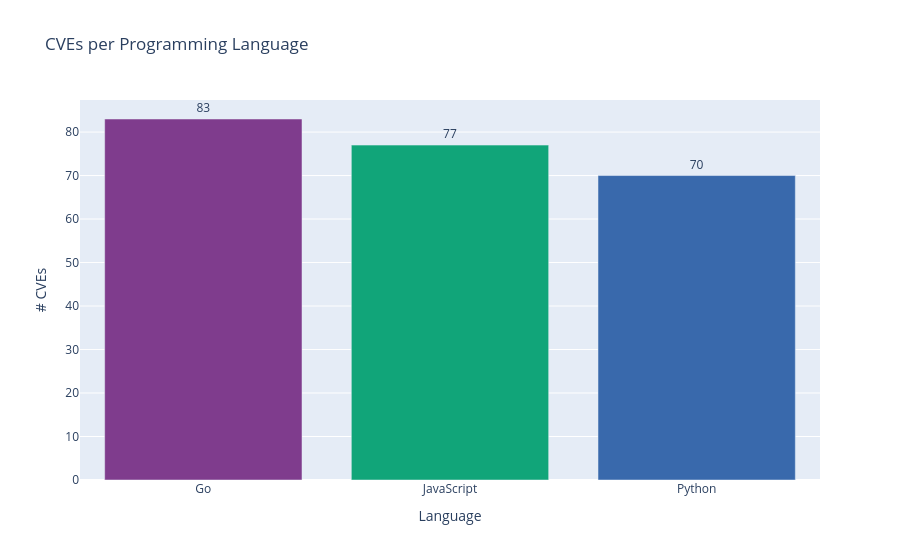

Notebook code for this chart:
### Code cell
# ── Bar chart: CVEs per language ───────────────────────────────────────────────
lang_counts = df["language"].value_counts().reset_index()
lang_counts.columns = ["language", "count"]

fig = px.bar(
    lang_counts, x="language", y="count",
    title="CVEs per Programming Language",
    color="language", color_discrete_sequence=PALETTE,
    text="count",
)
fig.update_traces(textposition="outside")
fig.update_layout(showlegend=False, xaxis_title="Language", yaxis_title="# CVEs")
fig.show()

### Figure 1 — Plotly figure (JSON) as saved in the notebook; plotly's stock layout.template omitted (floating-point values rounded to 4 significant figures)
{"data": [{"hovertemplate": "language=%{x}<br>count=%{text}<extra></extra>", "legendgroup": "Go", "marker": {"color": "rgb(127, 60, 141)", "pattern": {"shape": ""}}, "name": "Go", "orientation": "v", "showlegend": true, "text": [83.0], "textposition": "outside", "type": "bar", "x": ["Go"], "xaxis": "x", "y": [83], "yaxis": "y"}, {"hovertemplate": "language=%{x}<br>count=%{text}<extra></extra>", "legendgroup": "JavaScript", "marker": {"color": "rgb(17, 165, 121)", "pattern": {"shape": ""}}, "name": "JavaScript", "orientation": "v", "showlegend": true, "text": [77.0], "textposition": "outside", "type": "bar", "x": ["JavaScript"], "xaxis": "x", "y": [77], "yaxis": "y"}, {"hovertemplate": "language=%{x}<br>count=%{text}<extra></extra>", "legendgroup": "Python", "marker": {"color": "rgb(57, 105, 172)", "pattern": {"shape": ""}}, "name": "Python", "orientation": "v", "showlegend": true, "text": [70.0], "textposition": "outside", "type": "bar", "x": ["Python"], "xaxis": "x", "y": [70], "yaxis": "y"}], "layout": {"barmode": "relative", "legend": {"title": {"text": "language"}, "tracegroupgap": 0}, "showlegend": false, "title": {"text": "CVEs per Programming Language"}, "xaxis": {"anchor": "y", "categoryarray": ["Go", "JavaScript", "Python"], "categoryorder": "array", "domain": [0, 1], "title": {"text": "Language"}}, "yaxis": {"anchor": "x", "domain": [0, 1], "title": {"text": "# CVEs"}}}}
